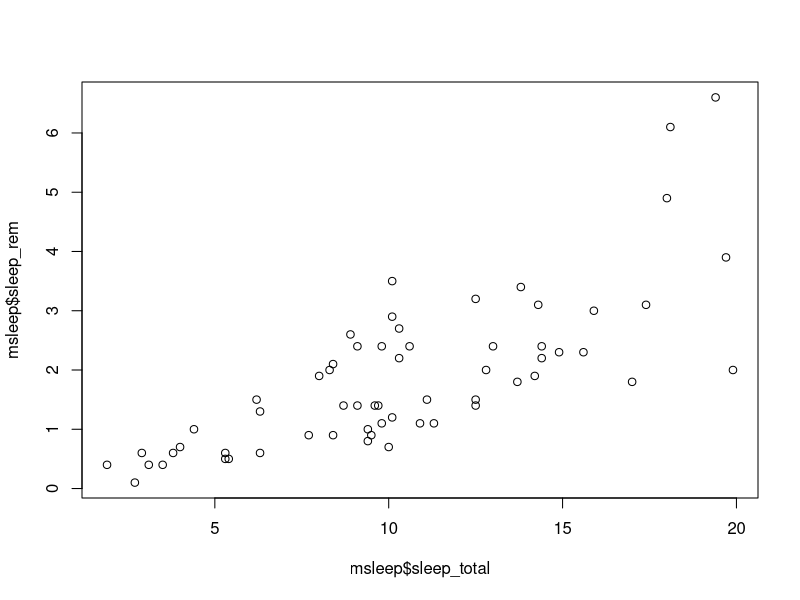
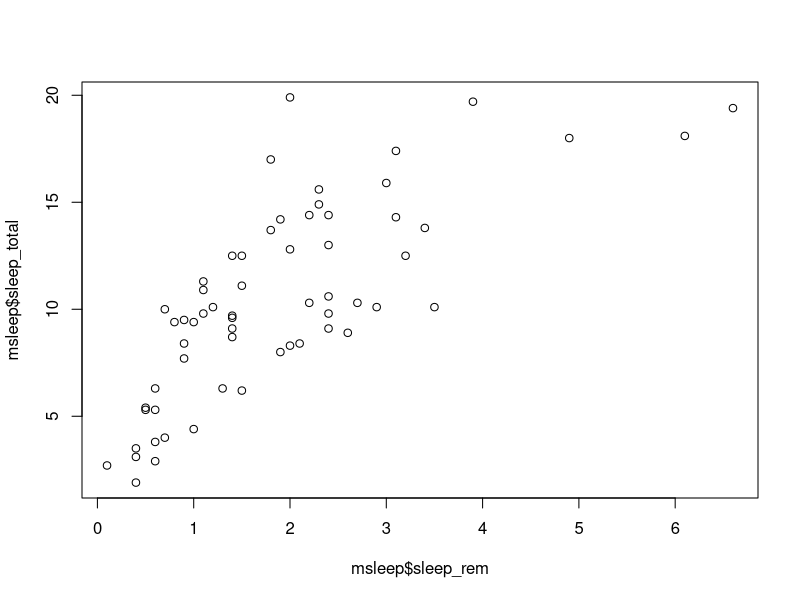
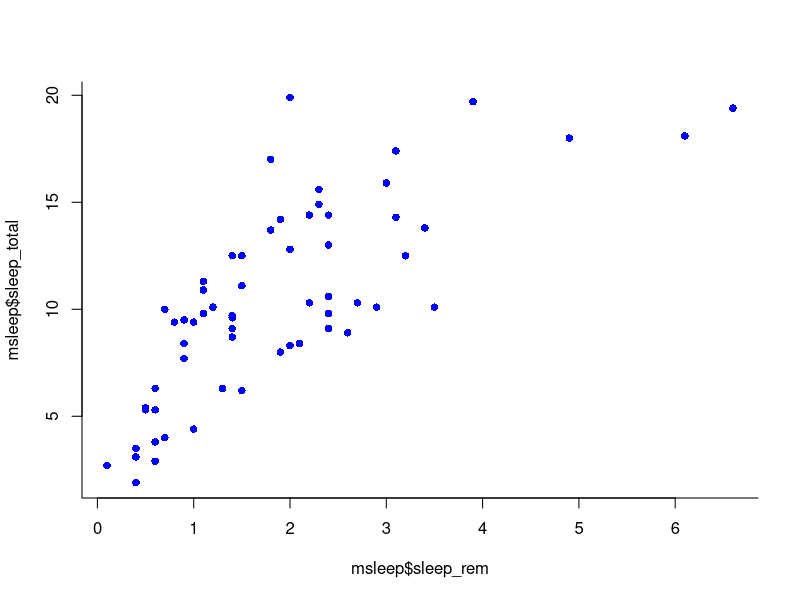
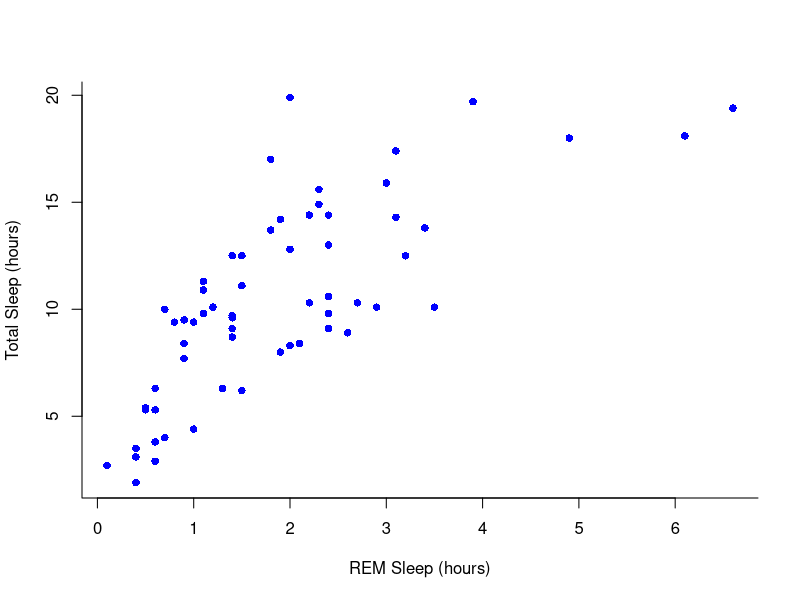
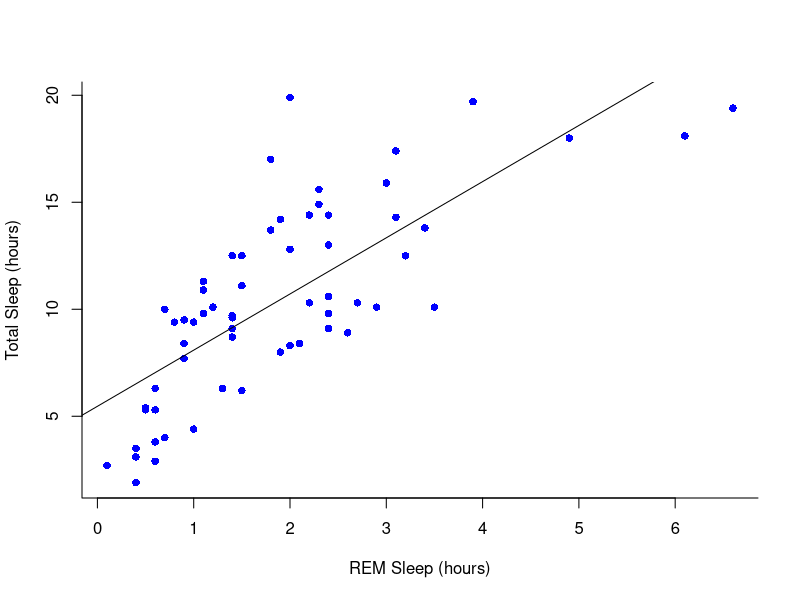
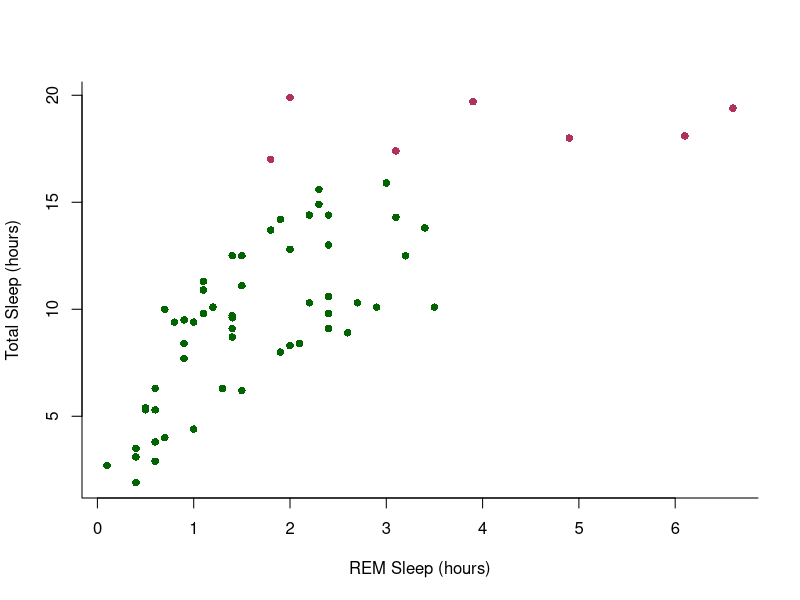
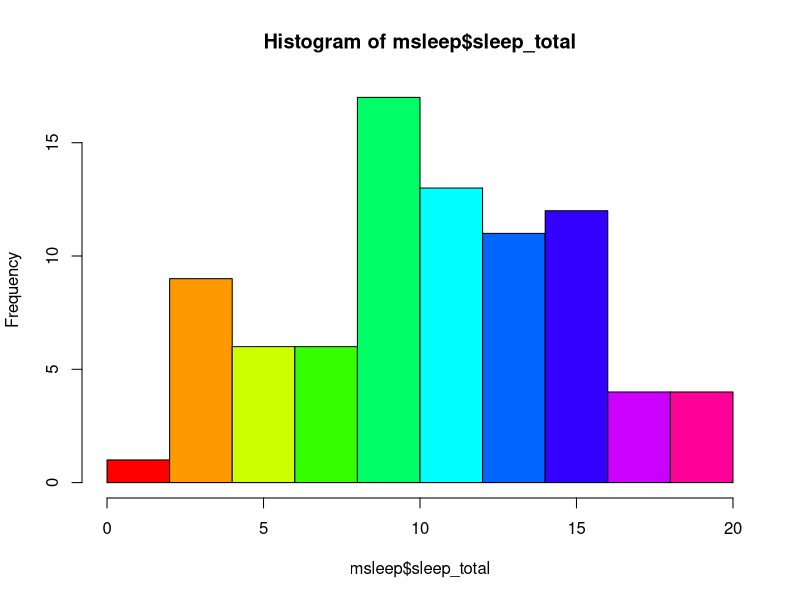
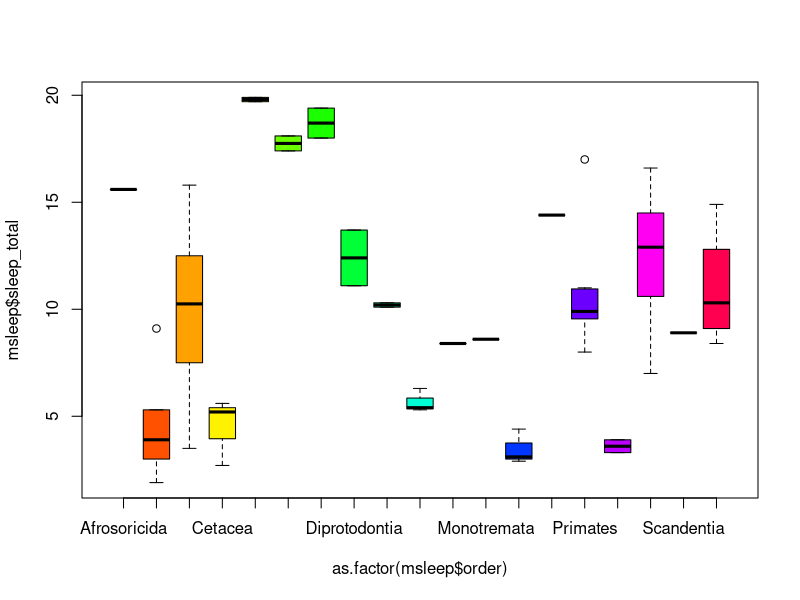

Recreate these plots in R, in order.
## ---- chunk 1
knitr::opts_chunk$set(comment = "#>", echo = TRUE, fig.width=6)
## ---- chunk 2

library(ggplot2)
data(msleep)
## ---- chunk 3

plot(msleep$sleep_total,msleep$sleep_rem)

# or plot response variable as a function "~" of the predictor variable
## ---- chunk 4

plot(msleep$sleep_total~msleep$sleep_rem) #you'll notice this swaps the x and y axis

## ---- chunk 5
#Choose a pch and make the color blue and give it a bottom+left border
plot(msleep$sleep_total~msleep$sleep_rem, pch = 16, col="blue", bty="L")

## ---- chunk 6
#Choose a pch and make the color blue and give it a bottom+left border
plot(msleep$sleep_total~msleep$sleep_rem, pch = 16, col="blue", bty="L", xlab="REM Sleep (hours)", ylab= "Total Sleep (hours)") 

## ---- chunk 7
#first make a plot
plot(msleep$sleep_total~msleep$sleep_rem, pch = 16, col="blue", bty="L", xlab="REM Sleep (hours)", ylab= "Total Sleep (hours)") 

#then add a line. The function lm runs a linear model on our x, y values.
abline(lm(msleep$sleep_total~msleep$sleep_rem))

## ---- chunk 8
#start by defining points by whether they are greater than sleep_total 16 and storing
#first make a empty column named colors within the msleep dataframe

msleep$colors=NA
#store the colors "red" or "black" in the color column for the rows that satsify the following criteria.
msleep$colors[msleep$sleep_total >= 17] <-"maroon"
msleep$colors[msleep$sleep_total < 17] <-"darkgreen"
## ---- chunk 9
plot(msleep$sleep_total~msleep$sleep_rem, pch = 16, col=msleep$colors, bty="L", xlab="REM Sleep (hours)", ylab= "Total Sleep (hours)") 

        
## ---- chunk 10

#let's make a histogram of sleep_total and fill it with the color palette rainbow() which needs to know how many colors to use

hist(msleep$sleep_total, col=rainbow(10))


#let's make a boxplot of sleep_total and order making eachone a different color (how would you find out how many unique orders are in msleep?)
#using plot
#plot(msleep$sleep_total~as.factor(msleep$order), col=rainbow(19)) #this is commented out simply to avoid ploting the same plot twice
## ---- chunk 11
#or boxplot
boxplot(msleep$sleep_total~as.factor(msleep$order), col=rainbow(19)) 

## ---- chunk 12
plot(msleep$sleep_total~as.factor(msleep$vore),col=rainbow(4), xlab="REM Sleep (hours)", ylab= "Total Sleep (hours)")
## ---- chunk 13
# Note: this dataset can also be accessed directly from the ChickWeight package in R 
# (see ?ChickWeight)
data("ChickWeight")
## ---- chunk 14
# Install R Color Brewer
#install.packages("RColorBrewer")
library("RColorBrewer")
## ---- chunk 15
#load in the data
data(ToothGrowth)
#look at the structure of the data
str(ToothGrowth)
#you can also open your dataset with this command which pulls it into a different window
View(ToothGrowth)
## ---- chunk 16
#we specify which axes we want to be x and y with aes()
#we'll then use geom_point to tell it to make a scatterplot using the data we specified in the first command
ggplot(data=ToothGrowth, aes(x=supp, y=len))+geom_point() 

## ---- chunk 17
#we specify which axes we want to be x and y with aes()
ggplot(ToothGrowth, aes(y=len, x=supp))+ geom_boxplot()

## ---- chunk 18
#same graph but add color!
ggplot(ToothGrowth, aes(y=len, x=supp, fill= supp))+ geom_boxplot()

## ---- chunk 19
#change the theme
ggplot(ToothGrowth, aes(y=len, x=dose, fill= supp))+ geom_boxplot() + scale_fill_manual(values=c("darkorange", "lightpink"))+ theme_minimal()

## ---- chunk 20
data(msleep)
View(msleep)
## ---- chunk 21
# because our vore vector is a character vector we must convert it to a factor before we can use it to group or color
ggplot(msleep, aes(y=sleep_total, x=sleep_rem, group=as.factor(vore), color=as.factor(vore))) +geom_point() +theme_minimal()

## ---- chunk 22
# as we add things to the plot the line can get really long, you can hit enter after the plus sign to start a new line

ggplot(msleep, aes(y=sleep_total, x=sleep_rem, group=as.factor(vore), color=as.factor(vore)))+
  geom_point()+
  labs(y= "Total Sleep (hours)", x= "REM sleep (hours)")+
  theme_minimal()+
  scale_color_manual(name="Diet", 
                        labels = c("Carnivore", 
                                   "Herbivore", 
                                   "Insectivore", 
                                   "Omnivore", 
                                    "NA"), 
                        values = c("carni"="pink", 
                                   "herbi"="darkgreen", 
                                   "insecti"="orange", 
                                   "omni"="brown", 
                                   "NA"="grey"))

## ---- chunk 23
#assign to an object

plot1<-ggplot(msleep, aes(y=sleep_total, x=sleep_rem, group=as.factor(vore), color=as.factor(vore)))+
  geom_point()+
  labs(y= "Total Sleep (hours)", x= "REM sleep (hours)")+
  theme_minimal()+
  scale_color_manual(name="Diet", 
                        labels = c("Carnivore", 
                                   "Herbivore", 
                                   "Insectivore", 
                                   "Omnivore", 
                                    "NA"), 
                        values = c("carni"="pink", 
                                   "herbi"="darkgreen", 
                                   "insecti"="orange", 
                                   "omni"="brown", 
                                   "NA"="grey"))

plot1

ggsave("plot1.png",plot1, width=20, height=20, units = "cm") 
## ---- chunk 24
data(iris)
View(iris)

ggplot(iris, aes(y=Sepal.Length, x=Sepal.Width, group=Species, color=Species))+
  geom_point() + theme_minimal()
## ---- chunk 25
ggplot(iris, aes(y=Sepal.Length, x=Sepal.Width, group=Species, color=Species))+
  geom_point()+
  geom_smooth(method="lm") +theme_minimal()

## ---- chunk 26
ggplot(iris, aes(y=Sepal.Length, x=Sepal.Width, group=Species, color=Species))+
  geom_point()+
  facet_wrap(~Species)+
  geom_smooth(method="lm") +theme_minimal()

## ---- chunk 27
View(ChickWeight)
ggplot(ChickWeight, aes(x=Time, y=weight, group=Diet, color=Diet))+
  stat_summary(fun=mean, geom="point", size=1)+
  stat_summary(fun=mean, geom="line", size=1)+
  stat_summary(fun.data = mean_se, geom = "errorbar", 
               aes(width=0.1), size=0.5) +theme_minimal()

## ---- chunk 28
squares = rep(NA, 10) # use rep to create a vector length 10 of NAs to store the result
for (i in 1:10) { # for loop
  squares[i] = i^2
}
squares

## ---- chunk 29
install.packages("palmerpenguins") #it might take a second to download
library(palmerpenguins)
data(package = 'palmerpenguins')
## ---- chunk 30
length(unique(ChickWeight$Chick))
length(unique(ChickWeight$Diet))
## ---- chunk 31
plot(ChickWeight$weight ~ ChickWeight$Time, 
     xlab = "Time (days)", 
     ylab = "Weight (gm)")
## ---- chunk 32
my.new = ChickWeight[ChickWeight$Time == max(ChickWeight$Time), ]
boxplot(weight ~ Diet, 
        data = my.new, 
        xlab = "Diet", 
        ylab = "Weight (gm)", 
        main = "Final weights given diet type", 
        col = c("red", "blue", "orange", "green"))
## ---- chunk 33
library(RColorBrewer)
my.colors = brewer.pal(10, "Paired")
hist(ChickWeight$weight[ChickWeight$Time == max(ChickWeight$Time)], xlab = "Weight (gm)",main = "Weights at final day of experiment", col = my.colors)
## ---- chunk 34
ggplot(ToothGrowth, aes(y=len, x=supp, fill= supp))+ geom_boxplot() + facet_wrap(~dose)+ scale_fill_manual(values=c("darkorange", "lightpink"))+ theme_minimal()
